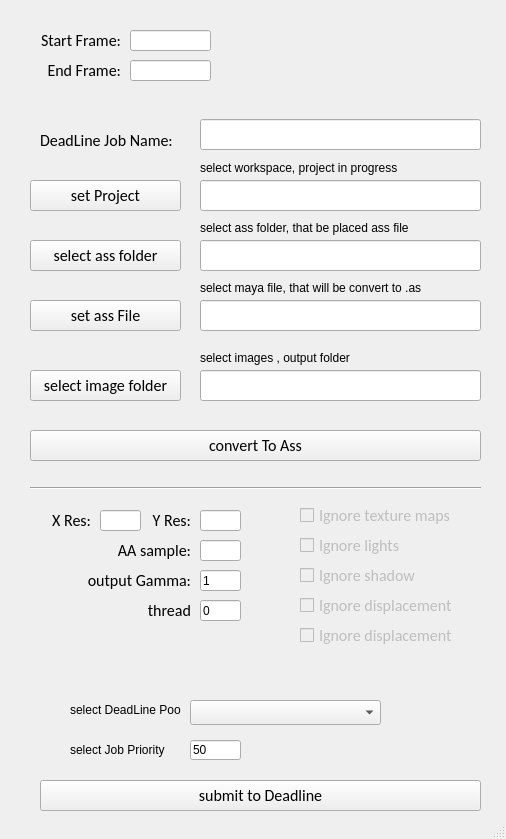
<?xml version="1.0" encoding="UTF-8"?>
<ui version="4.0">
 <class>MainWindow</class>
 <widget class="QMainWindow" name="MainWindow">
  <property name="geometry">
   <rect>
    <x>0</x>
    <y>0</y>
    <width>506</width>
    <height>839</height>
   </rect>
  </property>
  <property name="windowTitle">
   <string>arnoldRender CMD tool </string>
  </property>
  <widget class="QWidget" name="centralwidget">
   <widget class="QLabel" name="label">
    <property name="geometry">
     <rect>
      <x>-50</x>
      <y>30</y>
      <width>171</width>
      <height>21</height>
     </rect>
    </property>
    <property name="font">
     <font>
      <family>Calibri</family>
      <pointsize>12</pointsize>
     </font>
    </property>
    <property name="text">
     <string>Start Frame:</string>
    </property>
    <property name="alignment">
     <set>Qt::AlignRight|Qt::AlignTrailing|Qt::AlignVCenter</set>
    </property>
   </widget>
   <widget class="QLabel" name="label_2">
    <property name="geometry">
     <rect>
      <x>-50</x>
      <y>60</y>
      <width>171</width>
      <height>21</height>
     </rect>
    </property>
    <property name="font">
     <font>
      <family>Calibri</family>
      <pointsize>12</pointsize>
     </font>
    </property>
    <property name="text">
     <string>End Frame:</string>
    </property>
    <property name="alignment">
     <set>Qt::AlignRight|Qt::AlignTrailing|Qt::AlignVCenter</set>
    </property>
   </widget>
   <widget class="QLineEdit" name="lineEdit_frameStart">
    <property name="geometry">
     <rect>
      <x>130</x>
      <y>30</y>
      <width>81</width>
      <height>21</height>
     </rect>
    </property>
   </widget>
   <widget class="QLineEdit" name="lineEdit_frameEnd">
    <property name="geometry">
     <rect>
      <x>130</x>
      <y>60</y>
      <width>81</width>
      <height>21</height>
     </rect>
    </property>
   </widget>
   <widget class="QPushButton" name="pushButton_setProject">
    <property name="geometry">
     <rect>
      <x>30</x>
      <y>180</y>
      <width>151</width>
      <height>31</height>
     </rect>
    </property>
    <property name="font">
     <font>
      <family>Calibri</family>
      <pointsize>12</pointsize>
     </font>
    </property>
    <property name="text">
     <string>set Project</string>
    </property>
   </widget>
   <widget class="QLineEdit" name="lineEdit_Project">
    <property name="geometry">
     <rect>
      <x>200</x>
      <y>180</y>
      <width>281</width>
      <height>31</height>
     </rect>
    </property>
   </widget>
   <widget class="QLineEdit" name="lineEdit_assFile">
    <property name="geometry">
     <rect>
      <x>200</x>
      <y>300</y>
      <width>281</width>
      <height>31</height>
     </rect>
    </property>
   </widget>
   <widget class="QPushButton" name="pushButton_setAssFile">
    <property name="geometry">
     <rect>
      <x>30</x>
      <y>300</y>
      <width>151</width>
      <height>31</height>
     </rect>
    </property>
    <property name="font">
     <font>
      <family>Calibri</family>
      <pointsize>12</pointsize>
     </font>
    </property>
    <property name="text">
     <string>set ass File</string>
    </property>
   </widget>
   <widget class="QPushButton" name="pushButton_submitDeadLine">
    <property name="geometry">
     <rect>
      <x>40</x>
      <y>780</y>
      <width>441</width>
      <height>31</height>
     </rect>
    </property>
    <property name="font">
     <font>
      <family>Calibri</family>
      <pointsize>12</pointsize>
     </font>
    </property>
    <property name="text">
     <string>submit to Deadline</string>
    </property>
   </widget>
   <widget class="QPushButton" name="pushButton_convertToAss">
    <property name="geometry">
     <rect>
      <x>30</x>
      <y>430</y>
      <width>451</width>
      <height>31</height>
     </rect>
    </property>
    <property name="font">
     <font>
      <family>Calibri</family>
      <pointsize>12</pointsize>
     </font>
    </property>
    <property name="text">
     <string>convert To Ass</string>
    </property>
   </widget>
   <widget class="QLabel" name="label_7">
    <property name="geometry">
     <rect>
      <x>70</x>
      <y>740</y>
      <width>111</width>
      <height>20</height>
     </rect>
    </property>
    <property name="text">
     <string>select Job Priority</string>
    </property>
   </widget>
   <widget class="QLabel" name="label_5">
    <property name="geometry">
     <rect>
      <x>70</x>
      <y>700</y>
      <width>111</width>
      <height>20</height>
     </rect>
    </property>
    <property name="text">
     <string>select DeadLine Pool</string>
    </property>
   </widget>
   <widget class="QLineEdit" name="lineEdit_deadLineJobpriority">
    <property name="geometry">
     <rect>
      <x>190</x>
      <y>740</y>
      <width>51</width>
      <height>20</height>
     </rect>
    </property>
    <property name="text">
     <string>50</string>
    </property>
   </widget>
   <widget class="QComboBox" name="comboBox_deadPool">
    <property name="geometry">
     <rect>
      <x>190</x>
      <y>700</y>
      <width>191</width>
      <height>25</height>
     </rect>
    </property>
   </widget>
   <widget class="QLabel" name="label_6">
    <property name="geometry">
     <rect>
      <x>40</x>
      <y>130</y>
      <width>151</width>
      <height>20</height>
     </rect>
    </property>
    <property name="font">
     <font>
      <family>Calibri</family>
      <pointsize>12</pointsize>
     </font>
    </property>
    <property name="text">
     <string>DeadLine Job Name:</string>
    </property>
   </widget>
   <widget class="QLineEdit" name="lineEdit_deadLineJobName">
    <property name="geometry">
     <rect>
      <x>200</x>
      <y>119</y>
      <width>281</width>
      <height>31</height>
     </rect>
    </property>
   </widget>
   <widget class="QPushButton" name="pushButton_setAssOutPutFolder">
    <property name="geometry">
     <rect>
      <x>30</x>
      <y>240</y>
      <width>151</width>
      <height>31</height>
     </rect>
    </property>
    <property name="font">
     <font>
      <family>Calibri</family>
      <pointsize>12</pointsize>
     </font>
    </property>
    <property name="text">
     <string>select ass folder</string>
    </property>
   </widget>
   <widget class="QLineEdit" name="lineEdit_pushButton_setAssOutPutFolder">
    <property name="geometry">
     <rect>
      <x>200</x>
      <y>240</y>
      <width>281</width>
      <height>31</height>
     </rect>
    </property>
   </widget>
   <widget class="QLabel" name="label_3">
    <property name="geometry">
     <rect>
      <x>200</x>
      <y>160</y>
      <width>221</width>
      <height>16</height>
     </rect>
    </property>
    <property name="text">
     <string>select workspace, project in progress</string>
    </property>
   </widget>
   <widget class="QLabel" name="label_4">
    <property name="geometry">
     <rect>
      <x>200</x>
      <y>280</y>
      <width>221</width>
      <height>16</height>
     </rect>
    </property>
    <property name="text">
     <string>select maya file, that will be convert to .ass</string>
    </property>
   </widget>
   <widget class="QLabel" name="label_8">
    <property name="geometry">
     <rect>
      <x>200</x>
      <y>220</y>
      <width>221</width>
      <height>16</height>
     </rect>
    </property>
    <property name="text">
     <string>select ass folder, that be placed ass file</string>
    </property>
   </widget>
   <widget class="QLineEdit" name="lineEdit_pushButton_setImageOutputFolder">
    <property name="geometry">
     <rect>
      <x>200</x>
      <y>370</y>
      <width>281</width>
      <height>31</height>
     </rect>
    </property>
   </widget>
   <widget class="QLabel" name="label_9">
    <property name="geometry">
     <rect>
      <x>200</x>
      <y>350</y>
      <width>221</width>
      <height>16</height>
     </rect>
    </property>
    <property name="text">
     <string>select images , output folder</string>
    </property>
   </widget>
   <widget class="QPushButton" name="pushButton_setImageOutputFolder">
    <property name="geometry">
     <rect>
      <x>30</x>
      <y>370</y>
      <width>151</width>
      <height>31</height>
     </rect>
    </property>
    <property name="font">
     <font>
      <family>Calibri</family>
      <pointsize>12</pointsize>
     </font>
    </property>
    <property name="text">
     <string>select image folder</string>
    </property>
   </widget>
   <widget class="Line" name="line">
    <property name="geometry">
     <rect>
      <x>30</x>
      <y>480</y>
      <width>451</width>
      <height>16</height>
     </rect>
    </property>
    <property name="orientation">
     <enum>Qt::Horizontal</enum>
    </property>
   </widget>
   <widget class="QLabel" name="label_10">
    <property name="geometry">
     <rect>
      <x>40</x>
      <y>510</y>
      <width>51</width>
      <height>21</height>
     </rect>
    </property>
    <property name="font">
     <font>
      <family>Calibri</family>
      <pointsize>12</pointsize>
     </font>
    </property>
    <property name="text">
     <string>X Res:</string>
    </property>
    <property name="alignment">
     <set>Qt::AlignRight|Qt::AlignTrailing|Qt::AlignVCenter</set>
    </property>
   </widget>
   <widget class="QLineEdit" name="lineEdit_yRes">
    <property name="geometry">
     <rect>
      <x>200</x>
      <y>510</y>
      <width>41</width>
      <height>21</height>
     </rect>
    </property>
   </widget>
   <widget class="QLineEdit" name="lineEdit_xRes">
    <property name="geometry">
     <rect>
      <x>100</x>
      <y>510</y>
      <width>41</width>
      <height>21</height>
     </rect>
    </property>
   </widget>
   <widget class="QLabel" name="label_11">
    <property name="geometry">
     <rect>
      <x>140</x>
      <y>510</y>
      <width>51</width>
      <height>21</height>
     </rect>
    </property>
    <property name="font">
     <font>
      <family>Calibri</family>
      <pointsize>12</pointsize>
     </font>
    </property>
    <property name="text">
     <string>Y Res:</string>
    </property>
    <property name="alignment">
     <set>Qt::AlignRight|Qt::AlignTrailing|Qt::AlignVCenter</set>
    </property>
   </widget>
   <widget class="QLineEdit" name="lineEdit_gamma">
    <property name="geometry">
     <rect>
      <x>200</x>
      <y>570</y>
      <width>41</width>
      <height>21</height>
     </rect>
    </property>
    <property name="text">
     <string>1</string>
    </property>
   </widget>
   <widget class="QLabel" name="label_12">
    <property name="geometry">
     <rect>
      <x>40</x>
      <y>570</y>
      <width>151</width>
      <height>21</height>
     </rect>
    </property>
    <property name="font">
     <font>
      <family>Calibri</family>
      <pointsize>12</pointsize>
     </font>
    </property>
    <property name="text">
     <string>output Gamma:</string>
    </property>
    <property name="alignment">
     <set>Qt::AlignRight|Qt::AlignTrailing|Qt::AlignVCenter</set>
    </property>
   </widget>
   <widget class="QCheckBox" name="checkBox_ignoreTexture">
    <property name="enabled">
     <bool>false</bool>
    </property>
    <property name="geometry">
     <rect>
      <x>300</x>
      <y>500</y>
      <width>161</width>
      <height>31</height>
     </rect>
    </property>
    <property name="font">
     <font>
      <family>Calibri</family>
      <pointsize>12</pointsize>
     </font>
    </property>
    <property name="text">
     <string>Ignore texture maps</string>
    </property>
   </widget>
   <widget class="QCheckBox" name="checkBox_ignoreLight">
    <property name="enabled">
     <bool>false</bool>
    </property>
    <property name="geometry">
     <rect>
      <x>300</x>
      <y>530</y>
      <width>161</width>
      <height>31</height>
     </rect>
    </property>
    <property name="font">
     <font>
      <family>Calibri</family>
      <pointsize>12</pointsize>
     </font>
    </property>
    <property name="text">
     <string>Ignore lights</string>
    </property>
   </widget>
   <widget class="QCheckBox" name="checkBox_ignoreShadow">
    <property name="enabled">
     <bool>false</bool>
    </property>
    <property name="geometry">
     <rect>
      <x>300</x>
      <y>560</y>
      <width>161</width>
      <height>31</height>
     </rect>
    </property>
    <property name="font">
     <font>
      <family>Calibri</family>
      <pointsize>12</pointsize>
     </font>
    </property>
    <property name="text">
     <string>Ignore shadow</string>
    </property>
   </widget>
   <widget class="QCheckBox" name="checkBox_ignoreDisplacement">
    <property name="enabled">
     <bool>false</bool>
    </property>
    <property name="geometry">
     <rect>
      <x>300</x>
      <y>590</y>
      <width>161</width>
      <height>31</height>
     </rect>
    </property>
    <property name="font">
     <font>
      <family>Calibri</family>
      <pointsize>12</pointsize>
     </font>
    </property>
    <property name="text">
     <string>Ignore displacement</string>
    </property>
   </widget>
   <widget class="QCheckBox" name="checkBox_ignoreDisplacement_2">
    <property name="enabled">
     <bool>false</bool>
    </property>
    <property name="geometry">
     <rect>
      <x>300</x>
      <y>620</y>
      <width>161</width>
      <height>31</height>
     </rect>
    </property>
    <property name="font">
     <font>
      <family>Calibri</family>
      <pointsize>12</pointsize>
     </font>
    </property>
    <property name="text">
     <string>Ignore displacement</string>
    </property>
   </widget>
   <widget class="QLabel" name="label_13">
    <property name="geometry">
     <rect>
      <x>40</x>
      <y>600</y>
      <width>151</width>
      <height>21</height>
     </rect>
    </property>
    <property name="font">
     <font>
      <family>Calibri</family>
      <pointsize>12</pointsize>
     </font>
    </property>
    <property name="text">
     <string>thread</string>
    </property>
    <property name="alignment">
     <set>Qt::AlignRight|Qt::AlignTrailing|Qt::AlignVCenter</set>
    </property>
   </widget>
   <widget class="QLineEdit" name="lineEdit_thread">
    <property name="geometry">
     <rect>
      <x>200</x>
      <y>600</y>
      <width>41</width>
      <height>21</height>
     </rect>
    </property>
    <property name="text">
     <string>0</string>
    </property>
   </widget>
   <widget class="QLineEdit" name="lineEdit_AA">
    <property name="geometry">
     <rect>
      <x>200</x>
      <y>540</y>
      <width>41</width>
      <height>21</height>
     </rect>
    </property>
   </widget>
   <widget class="QLabel" name="label_14">
    <property name="geometry">
     <rect>
      <x>60</x>
      <y>540</y>
      <width>131</width>
      <height>21</height>
     </rect>
    </property>
    <property name="font">
     <font>
      <family>Calibri</family>
      <pointsize>12</pointsize>
     </font>
    </property>
    <property name="text">
     <string>AA sample:</string>
    </property>
    <property name="alignment">
     <set>Qt::AlignRight|Qt::AlignTrailing|Qt::AlignVCenter</set>
    </property>
   </widget>
  </widget>
  <widget class="QStatusBar" name="statusbar"/>
 </widget>
 <resources/>
 <connections/>
</ui>
